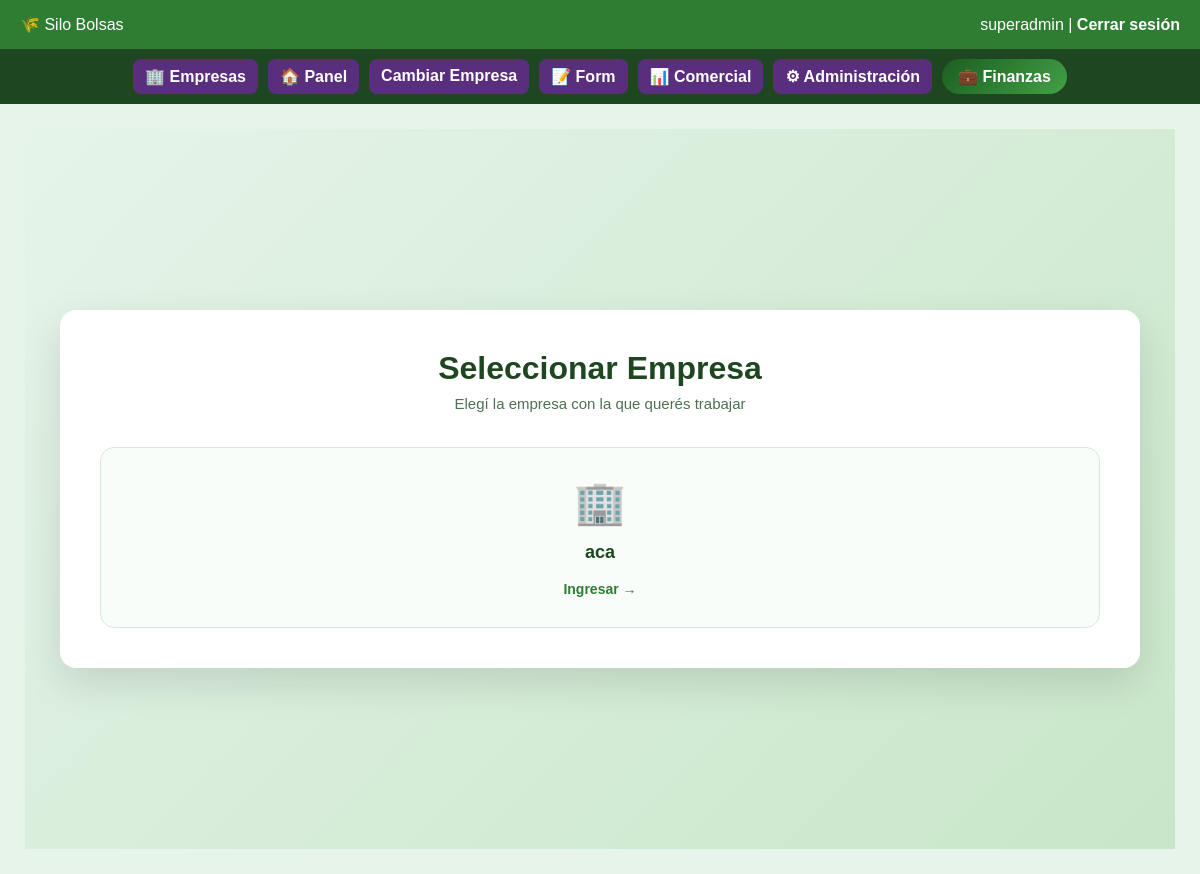
The page /panel (signed in) on the database as committed earlier.
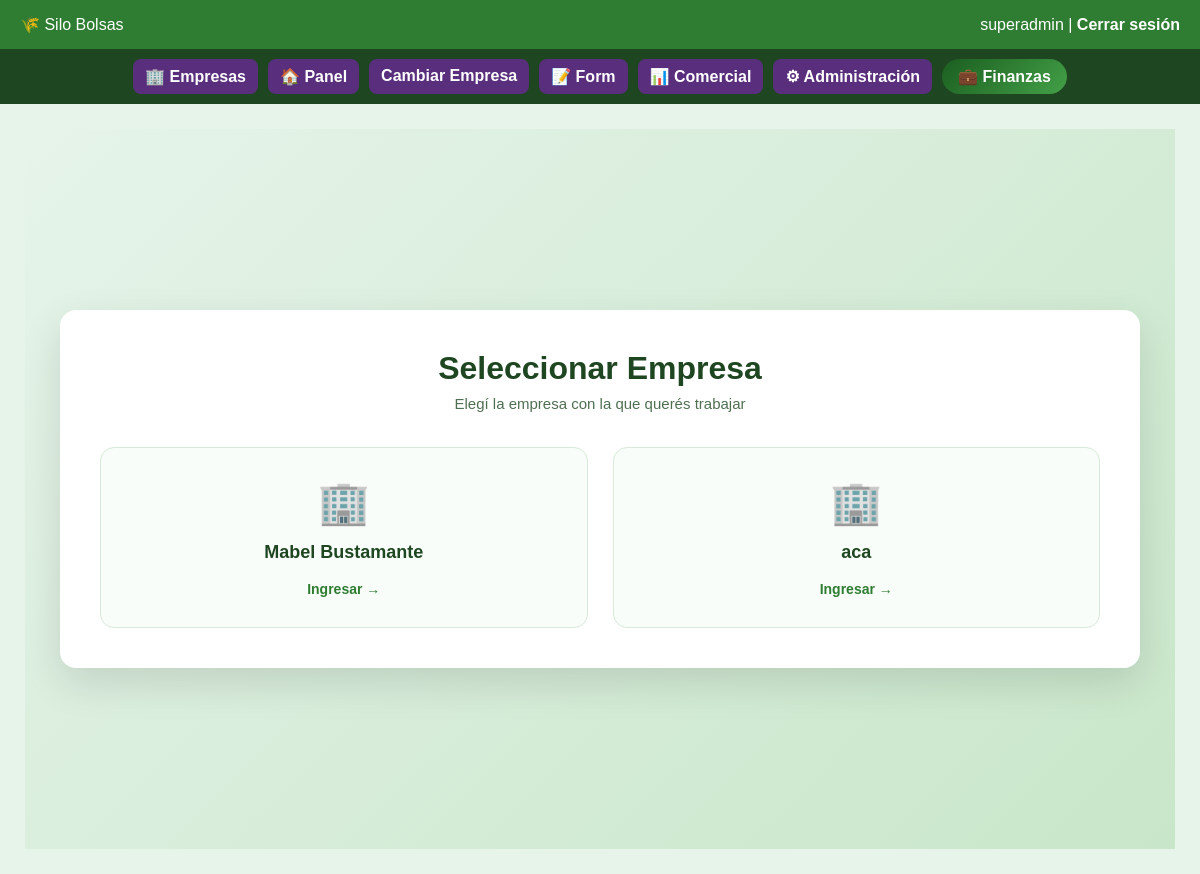
The same page on the database as committed later.
### tables this page shows
CREATE TABLE empresas (
            id INTEGER PRIMARY KEY AUTOINCREMENT,
            nombre TEXT UNIQUE NOT NULL,
            fecha_alta TEXT NOT NULL,
            tipo_contrato TEXT,
            fecha_vencimiento TEXT,
            activa INTEGER DEFAULT 1,
            criterio_futuro TEXT
        );

### panel/routes.py (the view, shortened to what this page needs)
@panel_bp.route("/")
@panel_bp.route("/panel")
@login_required
def panel():
    if not tiene_permiso("panel"):
        return acceso_denegado("panel")
    conn = get_db()
    if current_user.es_superadmin:
        if "empresa_contexto" not in session:
            empresas = conn.execute("""
                SELECT id, nombre
                FROM empresas
                WHERE activa = 1
                ORDER BY nombre
            """).fetchall()
            conn.close()
            return render_template(
                "seleccionar_empresa.html",
                empresas=empresas
            )
        empresa_id = session["empresa_contexto"]
    else:
        empresa_id = current_user.empresa_id

### app.py (called while the page is built, shortened)
@app.context_processor
def inject_permisos():
    return dict(tiene_permiso=tiene_permiso)

@app.context_processor
def inject_estado_contrato():
    empresa_alerta = None
    empresa_vencida = False
    return dict(
        empresa_alerta=empresa_alerta,
        empresa_vencida=empresa_vencida
    )

@app.context_processor
def inject_empresa_contexto():
    empresa_nombre = None
    if current_user.is_authenticated and current_user.es_superadmin:
        empresa_id = empresa_actual()
    return dict(empresa_activa=empresa_nombre)

### auth/models.py (called while the page is built)
    @staticmethod
    def get(user_id):
        conn = get_db()
        row = conn.execute(
            "SELECT * FROM usuarios WHERE id=?",
            (user_id,)
        ).fetchone()
        conn.close()
        if row:
            return User(row)
        return None

### auth/routes.py (called while the page is built)
@login_manager.user_loader
def load_user(user_id):
    return User.get(user_id)

### db.py (called while the page is built)
def get_db():
    database_url = os.environ.get("DATABASE_URL")
    if database_url:
        conn = psycopg2.connect(
            database_url,
            cursor_factory=psycopg2.extras.RealDictCursor
        )
        return conn
    conn = sqlite3.connect(DB_NAME)
    conn.row_factory = sqlite3.Row
    return conn

### templates/seleccionar_empresa.html (shortened to what this page needs)
{% extends "base.html" %}
{% block contenido %}
<div class="selector-bg">
    <div class="selector-card">
        <div class="selector-header">
            <h1>Seleccionar Empresa</h1>
            <p>Elegí la empresa con la que querés trabajar</p>
        </div>
        <div class="empresa-grid">
            {% for e in empresas %}
            <a href="{{ url_for('panel.seleccionar_empresa', id=e.id) }}"
               class="empresa-card">
                <div class="empresa-icon">🏢</div>
                <div class="empresa-nombre">{{ e.nombre }}</div>
                <div class="empresa-cta">
                    Ingresar →
                </div>
            </a>
            {% endfor %}
        </div>
    </div>
</div>
{% endblock %}

Rows that differ between the two databases and show on the page:
added empresas: nombre "Mabel Bustamante"
